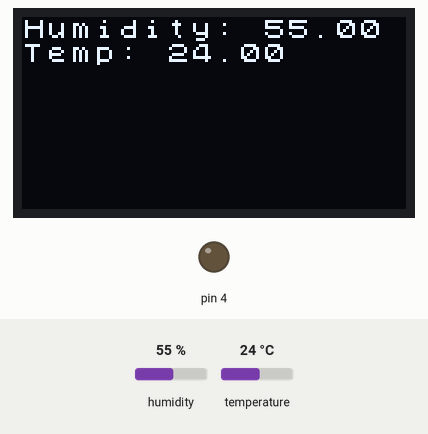
This sketch was run on a simulated Arduino Uno, built with avr-gcc and run on an emulated ATmega328P. Shown: 128×64 one-colour display, output pins drawn as LEDs (lit = HIGH). The inputs (shaded band) are chosen by the test bench; at power-on: humidity 55 %, temperature 24 °C.

Above: at 0.3 s.

The sketch:

sketch_jan28a.ino
```cpp
#include <U8x8lib.h>
#include <DHT.h>
DHT dht(3, DHT11);
U8X8_SSD1306_128X64_ALT0_HW_I2C u8x8(/* reset=*/ U8X8_PIN_NONE);
double tempValue;
double humidLevel;

void setup() {
pinMode(4, OUTPUT);
dht.begin();
u8x8.begin();
u8x8.setFlipMode(1);
u8x8.clear();
tempValue = dht.readTemperature();
humidLevel = dht.readHumidity();
}
void loop() {
u8x8.setFont(u8x8_font_chroma48medium8_r);
u8x8.setCursor(0, 0);
u8x8.print("Humidity: ");
u8x8.println(humidLevel);
u8x8.print("Temp: ");
u8x8.println(tempValue);
if (humidLevel > 70) {
    tone(5, 1000);
    digitalWrite(4, HIGH);
    delay(1000);
    digitalWrite(4, LOW);
    delay(1000);
} else {
    noTone(5);
}
}
```
